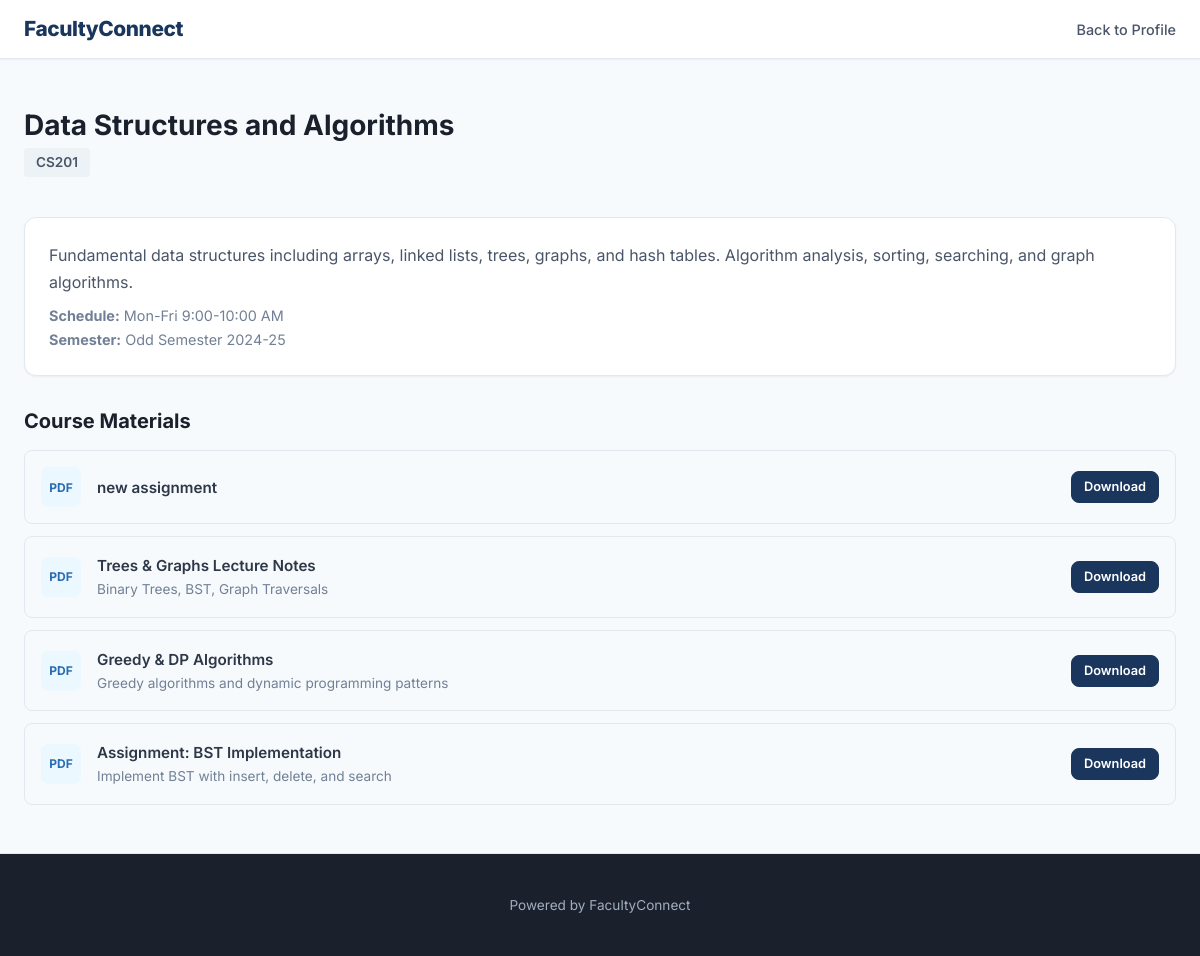
Page /faculty/anand/course/3 on the committed database.
### tables this page shows
CREATE TABLE courses (
            id INTEGER PRIMARY KEY AUTOINCREMENT,
            faculty_id INTEGER NOT NULL,
            name TEXT NOT NULL,
            code TEXT DEFAULT '',
            description TEXT DEFAULT '',
            semester TEXT DEFAULT '',
            schedule TEXT DEFAULT '',
            is_published INTEGER DEFAULT 1,
            FOREIGN KEY (faculty_id) REFERENCES faculty(id) ON DELETE CASCADE
        );

CREATE TABLE course_materials (
            id INTEGER PRIMARY KEY AUTOINCREMENT,
            course_id INTEGER NOT NULL,
            faculty_id INTEGER NOT NULL,
            title TEXT NOT NULL,
            file_path TEXT NOT NULL,
            file_type TEXT DEFAULT '',
            description TEXT DEFAULT '',
            uploaded_at TIMESTAMP DEFAULT CURRENT_TIMESTAMP,
            FOREIGN KEY (course_id) REFERENCES courses(id) ON DELETE CASCADE,
            FOREIGN KEY (faculty_id) REFERENCES faculty(id) ON DELETE CASCADE
        );

### app.py (the view)
@app.route('/faculty/<username>/course/<int:course_id>')
def course_detail(username, course_id):
    pdb = get_platform_db()
    faculty = pdb.execute(
        'SELECT * FROM faculty WHERE username = ? AND is_active = 1', (username,)
    ).fetchone()
    if not faculty:
        abort(404)
    course = pdb.execute(
        'SELECT * FROM courses WHERE id = ? AND faculty_id = ? AND is_published = 1',
        (course_id, faculty['id'])
    ).fetchone()
    if not course:
        abort(404)
    materials = pdb.execute(
        'SELECT * FROM course_materials WHERE course_id = ? ORDER BY uploaded_at DESC', (course_id,)
    ).fetchall()
    return render_template('course_detail.html',
        faculty=faculty, course=course, materials=materials
    )

### app.py (called while the page is built)
def get_platform_db():
    try:
        if 'platform_db' not in g:
            g.platform_db = sqlite3.connect(app.config['DATABASE'], timeout=15)
            g.platform_db.row_factory = sqlite3.Row
            g.platform_db.execute('PRAGMA foreign_keys = ON')
            try:
                g.platform_db.execute('PRAGMA journal_mode = WAL')
            except Exception:
                pass
        return g.platform_db
    except RuntimeError:
        db = sqlite3.connect(app.config['DATABASE'], timeout=15)
        db.row_factory = sqlite3.Row
        db.execute('PRAGMA foreign_keys = ON')
        return db

@app.context_processor
def inject_admin_counts():
    try:
        pdb = get_platform_db()
        return {
            'pending_migrations_count': pdb.execute("SELECT COUNT(*) c FROM migration_requests WHERE status='pending'").fetchone()['c'],
            'unresolved_threats_count': pdb.execute('SELECT COUNT(*) c FROM threats WHERE is_resolved=0').fetchone()['c'],
        }
    except Exception:
        return {'pending_migrations_count': 0, 'unresolved_threats_count': 0}

### templates/course_detail.html (shortened to what this page needs)
<!DOCTYPE html>
<html lang="en">
<head>
    <link rel="stylesheet" href="{{ url_for('static', filename='css/style.css') }}">
</head>
<body>
    <nav class="navbar">
        <div class="container">
            <a href="{{ url_for('index') }}" class="navbar-brand">FacultyConnect</a>
            <ul class="navbar-nav">
                <li><a href="{{ url_for('public_profile', username=faculty.username) }}">Back to Profile</a></li>
            </ul>
        </div>
    </nav>
    <section class="section" style="min-height: 60vh;">
        <div class="container">
            <h1 style="font-size: 1.75rem; margin-bottom: 0.25rem;">{{ course.name }}</h1>
            {% if course.code %}
            <span class="course-code" style="display: inline-block; background: #edf2f7; padding: 0.2rem 0.75rem; border-radius: 4px; font-size: 0.85rem; font-weight: 600; color: #4a5568; margin-bottom: 1rem;">{{ course.code }}</span>
            {% endif %}
            <div class="card" style="margin: 1.5rem 0;">
                {% if course.description %}
                <p style="color: #4a5568; line-height: 1.7;">{{ course.description }}</p>
                {% endif %}
                {% if course.schedule %}
                <p style="color: #718096; font-size: 0.9rem; margin-top: 0.5rem;"><strong>Schedule:</strong> {{ course.schedule }}</p>
                {% endif %}
                {% if course.semester %}
                <p style="color: #718096; font-size: 0.9rem;"><strong>Semester:</strong> {{ course.semester }}</p>
                {% endif %}
            </div>
            <h2 style="font-size: 1.25rem; margin: 2rem 0 1rem;">Course Materials</h2>
            {% if materials %}
            <div style="display: flex; flex-direction: column; gap: 0.75rem;">
                {% for m in materials %}
                <div style="display: flex; align-items: center; gap: 1rem; padding: 1rem; background: #f7fafc; border: 1px solid #e2e8f0; border-radius: 8px;">
                    <div style="width: 40px; height: 40px; background: #ebf8ff; border-radius: 8px; display: flex; align-items: center; justify-content: center; font-weight: 700; color: #2b6cb0; font-size: 0.75rem; text-transform: uppercase;">{{ m.file_type or 'file' }}</div>
                    <div style="flex: 1;">
                        <div style="font-weight: 600; font-size: 0.95rem;">{{ m.title }}</div>
                        {% if m.description %}
                        <div style="font-size: 0.85rem; color: #718096;">{{ m.description }}</div>
                        {% endif %}
                    </div>
                    <a href="{{ url_for('download_file', filename='materials/' + m.file_path) }}" class="btn btn-sm btn-primary">Download</a>
                </div>
                {% endfor %}
            </div>
            {% else %}
            <div class="empty-state">
                <h3>No materials uploaded yet</h3>
                <p>The instructor will upload course materials soon.</p>
            </div>
            {% endif %}
        </div>
    </section>
    <footer class="footer">
        <div class="container">
            <p>Powered by FacultyConnect</p>
        </div>
    </footer>
</body>
</html>

### static/css/style.css (style rules this page uses)
:root { --primary: #1a365d; --primary-light: #2b4c7e; --primary-dark: #0f2440; --accent: #2c5282; --accent-light: #3182ce; --accent-hover: #2b6cb0; --success: #276749; --success-light: #38a169; --warning: #975a16; --warning-light: #d69e2e; --danger: #9b2c2c; --danger-light: #e53e3e; --info: #2b6cb0; --info-light: #4299e1; --gray-50: #f7fafc; --gray-100: #edf2f7; --gray-200: #e2e8f0; --gray-300: #cbd5e0; --gray-400: #a0aec0; --gray-500: #718096; --gray-600: #4a5568; --gray-700: #2d3748; --gray-800: #1a202c; --gray-900: #171923; --white: #ffffff; --font-sans: 'Inter', -apple-system, BlinkMacSystemFont, 'Segoe UI', Roboto, sans-serif; --font-serif: 'Merriweather', Georgia, serif; --shadow-sm: 0 1px 2px rgba(0,0,0,0.05); --shadow: 0 1px 3px rgba(0,0,0,0.1), 0 1px 2px rgba(0,0,0,0.06); --shadow-md: 0 4px 6px rgba(0,0,0,0.07), 0 2px 4px rgba(0,0,0,0.06); --shadow-lg: 0 10px 25px rgba(0,0,0,0.1), 0 4px 6px rgba(0,0,0,0.05); --shadow-xl: 0 20px 40px rgba(0,0,0,0.12); --radius: 8px; --radius-lg: 12px; --radius-xl: 16px; --transition: all 0.2s ease; --transition-slow: all 0.3s ease; }
*, *::before, *::after { margin: 0; padding: 0; box-sizing: border-box; }
html { scroll-behavior: smooth; font-size: 16px; -webkit-font-smoothing: antialiased; -moz-osx-font-smoothing: grayscale; }
body { font-family: var(--font-sans); color: var(--gray-700); background: var(--gray-50); line-height: 1.65; min-height: 100vh; }
a { color: var(--accent-light); text-decoration: none; transition: var(--transition); }
h1, h2, h3, h4, h5, h6 { color: var(--gray-800); line-height: 1.3; margin-bottom: 0.5em; font-weight: 700; }
.container { max-width: 1200px; margin: 0 auto; padding: 0 1.5rem; }
.navbar { background: var(--white); border-bottom: 1px solid var(--gray-200); padding: 0.75rem 0; position: sticky; top: 0; z-index: 100; box-shadow: var(--shadow-sm); backdrop-filter: blur(8px); background: rgba(255,255,255,0.95); }
.navbar .container { display: flex; justify-content: space-between; align-items: center; }
.navbar-brand { font-size: 1.3rem; font-weight: 800; color: var(--primary); text-decoration: none; letter-spacing: -0.02em; }
.navbar-nav { display: flex; gap: 1.5rem; list-style: none; align-items: center; }
.navbar-nav a { color: var(--gray-600); font-weight: 500; font-size: 0.9rem; padding: 0.25rem 0; position: relative; }
.navbar-nav a::after { content: ''; position: absolute; bottom: -2px; left: 0; width: 0; height: 2px; background: var(--accent-light); transition: width 0.2s ease; }
.btn { display: inline-flex; align-items: center; gap: 0.5rem; padding: 0.625rem 1.25rem; border: 1px solid transparent; border-radius: var(--radius); font-family: var(--font-sans); font-size: 0.875rem; font-weight: 600; cursor: pointer; transition: var(--transition); text-decoration: none; line-height: 1.4; white-space: nowrap; }
.btn-primary { background: var(--primary); color: var(--white); border-color: var(--primary); }
.btn-sm { padding: 0.375rem 0.75rem; font-size: 0.8rem; }
.card { background: var(--white); border: 1px solid var(--gray-200); border-radius: var(--radius-lg); padding: 1.5rem; box-shadow: var(--shadow-sm); transition: var(--transition); }
.section { padding: 3rem 0; border-bottom: 1px solid var(--gray-200); }
.footer { background: var(--gray-800); color: var(--gray-400); padding: 2.5rem 0; text-align: center; font-size: 0.85rem; }

### rows in the picture
courses: name "Data Structures and Algorithms", code "CS201", description "Fundamental data structures including arrays, linked lists, trees, graphs, and hash tables. Algorithm analysis, sorting, searching, and graph algorithms.", schedule "Mon-Fri 9:00-10:00 AM", semester "Odd Semester 2024-25"
course_materials: file_type "PDF", title "new assignment"
course_materials: file_type "PDF", title "Trees & Graphs Lecture Notes", description "Binary Trees, BST, Graph Traversals"
course_materials: file_type "PDF", title "Greedy & DP Algorithms", description "Greedy algorithms and dynamic programming patterns"
course_materials: file_type "PDF", title "Assignment: BST Implementation", description "Implement BST with insert, delete, and search"
